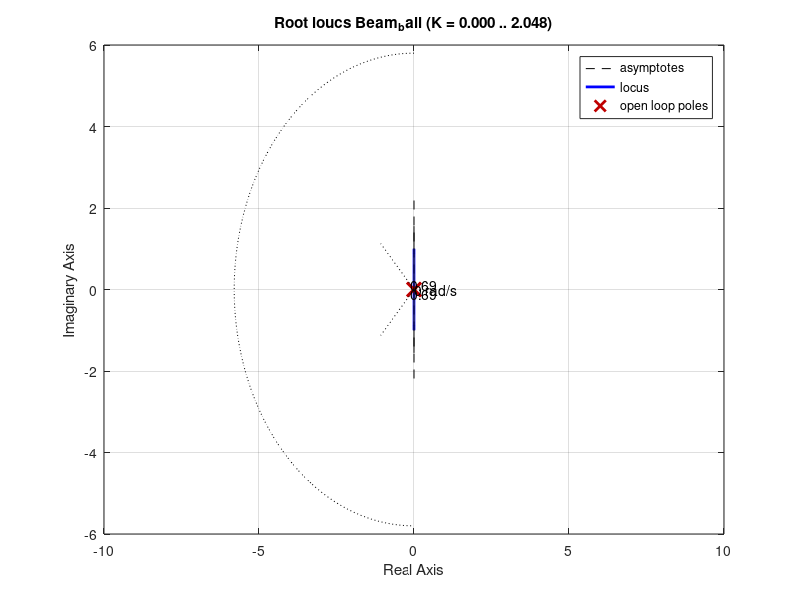
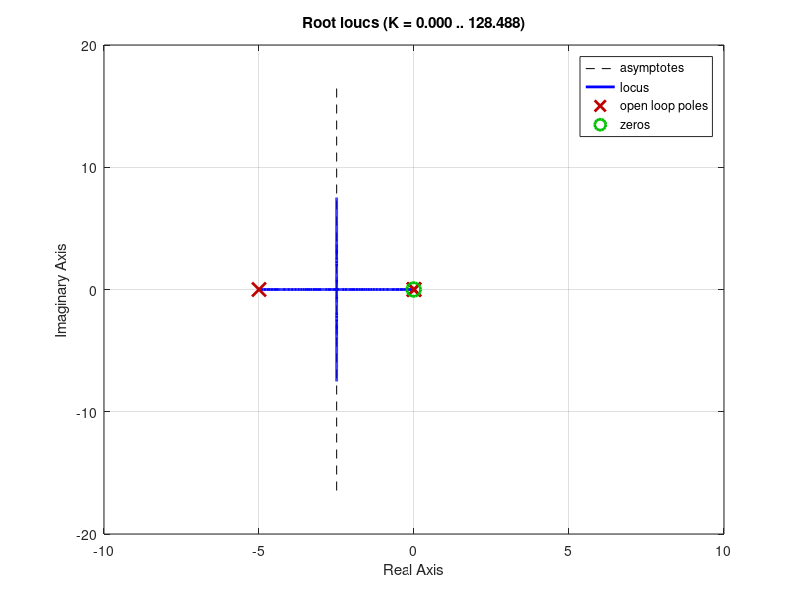
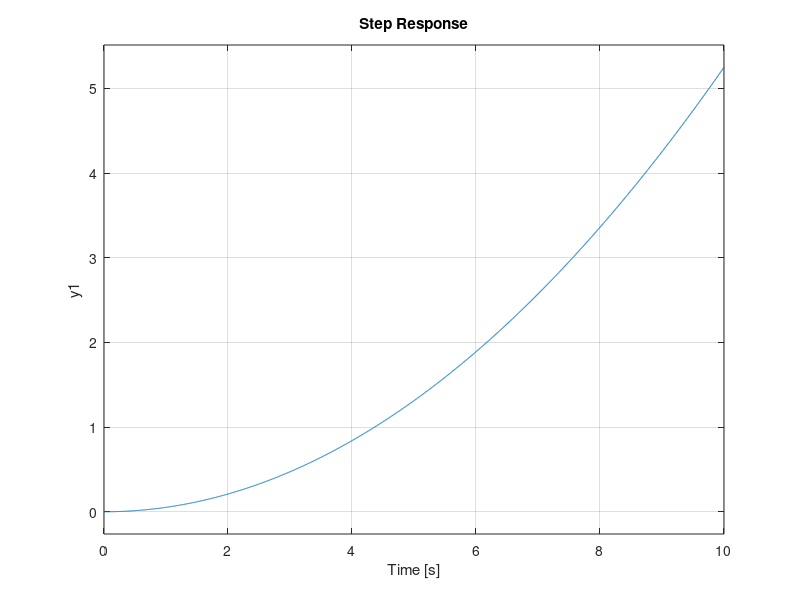
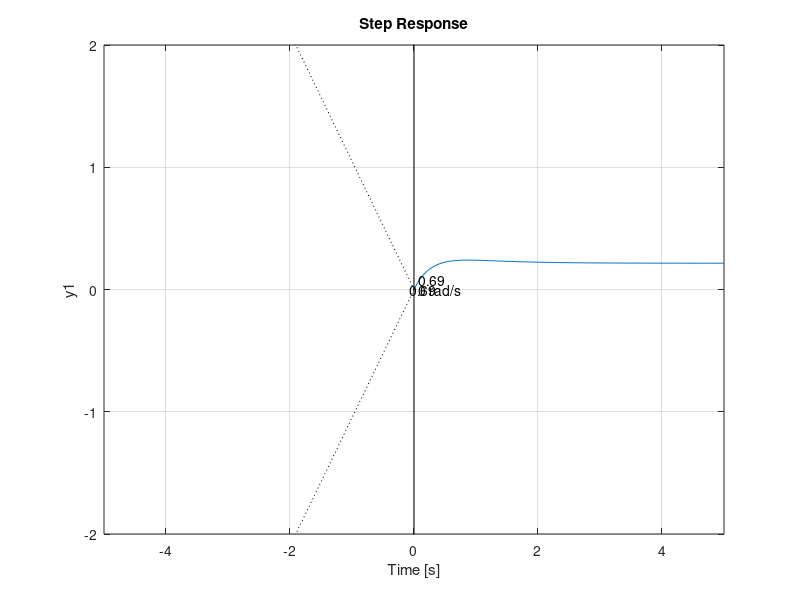

These figures' MATLAB source, in order:
m=38*10^-3;
R=0.0150;
d=0.0300;
g=-9.8000;
L=0.4300;
J=2/5*m*R^2;

K = (m*g*d)/(L*(J/R^2+m)); 
num=[-K];
den=[1 0 0];
Beam_ball=tf(num,den);

%bode(Beam_ball);
%figure;
%nichols(Beam_ball);
rlocus(Beam_ball);

xi=0.69;
wn=5.8;
sgrid(xi, wn)
axis([-10 10 -6 6])
figure;

zo = 0.01;
po = 5;
contro=tf([1 zo],[1 po]);

rlocus(contro*Beam_ball)
axis([-10 10 -20 20])
figure;
step(0.43/2*Beam_ball)
figure;
kp = 10;
kd = 10;
contr=tf([kd kp],1);

step(0.43/2*feedback(contr*Beam_ball,1,-1));

xi=0.69;
wn=5.8;
sgrid(xi, wn)
axis([-5 5 -2 2])
